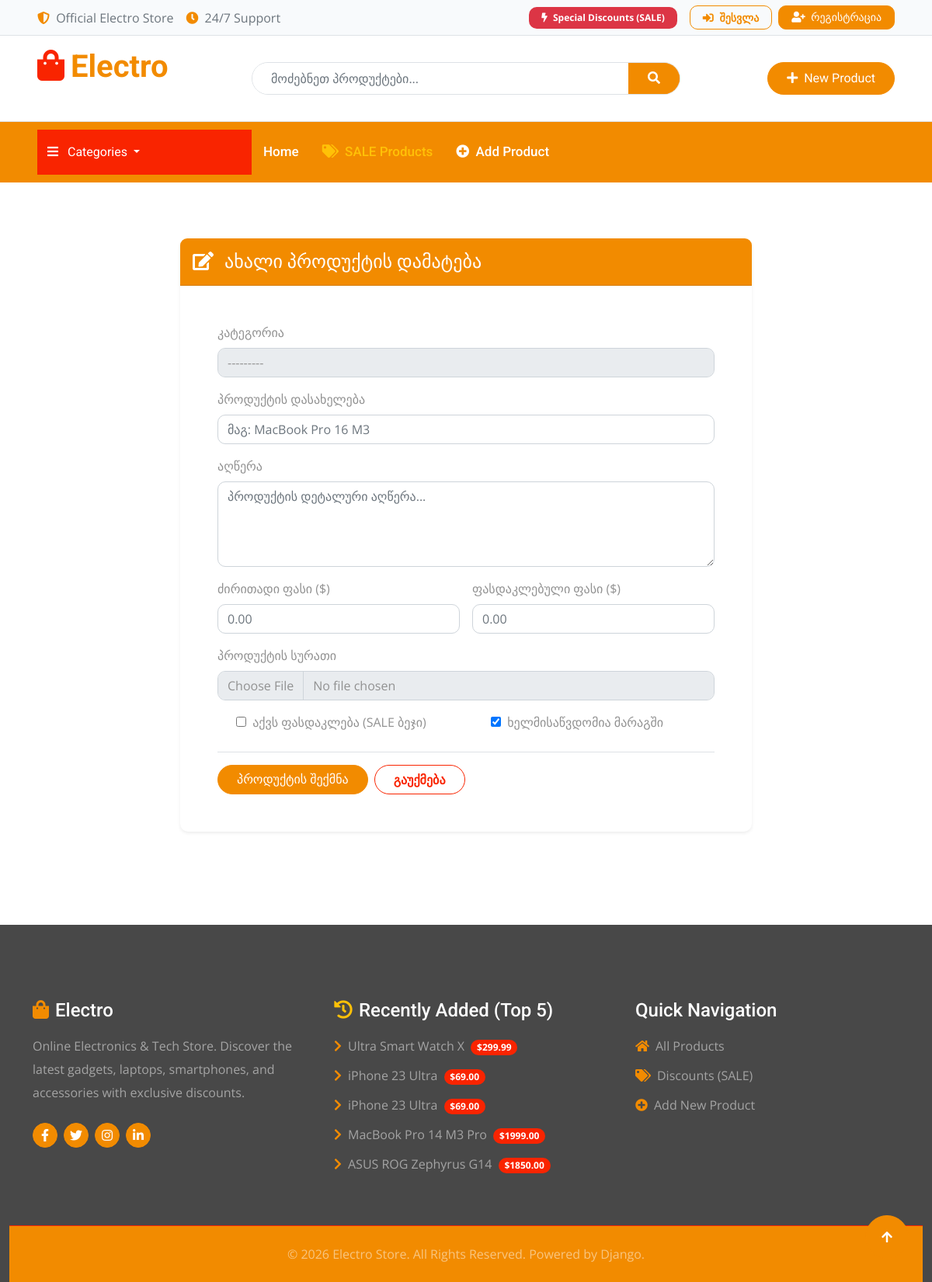
Screenshot of /product/new/ with the database file from the repository.
### store/models.py (models this page shows, shortened)
class Product(models.Model):
    category = models.ForeignKey(
        Category,
        on_delete=models.CASCADE,
        related_name="products",
        verbose_name="კატეგორია"
    )
    name = models.CharField(max_length=150, verbose_name="პროდუქტის დასახელება")
    slug = models.SlugField(max_length=200, unique=True, blank=True, null=True, verbose_name="Slug")
    description = models.TextField(blank=True, verbose_name="აღწერა")
    price = models.DecimalField(max_digits=10, decimal_places=2, verbose_name="ფასი")
    has_discount = models.BooleanField(default=False, verbose_name="აქვს ფასდაკლება (SALE)")
    discount_price = models.DecimalField(max_digits=10, decimal_places=2, null=True, blank=True, verbose_name="ფასდაკლებული ფასი")
    is_available = models.BooleanField(default=True, verbose_name="ხელმისაწვდომია")
    image = models.ImageField(upload_to="products/", blank=True, null=True, verbose_name="სურათი")
    created_at = models.DateTimeField(auto_now_add=True, verbose_name="დამატების თარიღი")
    class Meta:
        ordering = ["price"]

### store/views.py (the view, shortened to what this page needs)
# urls.py: path("product/new/", views.ProductCreateView.as_view(), name="product_create"),
class ProductCreateView(CreateView):
    model = Product
    form_class = ProductForm
    template_name = "store/product_form.html"
    def get_context_data(self, **kwargs):
        context = super().get_context_data(**kwargs)
        context["categories"] = get_non_empty_categories()
        context["title"] = "ახალი პროდუქტის დამატება"
        context["button_text"] = "პროდუქტის შექმნა"
        return context

### store/forms.py
class ProductForm(forms.ModelForm):
    class Meta:
        model = Product
        fields = [
            "category",
            "name",
            "description",
            "price",
            "has_discount",
            "discount_price",
            "is_available",
            "image",
        ]
        widgets = {
            "category": forms.Select(attrs={"class": "form-control"}),
            "name": forms.TextInput(attrs={"class": "form-control", "placeholder": "მაგ: MacBook Pro 16 M3"}),
            "description": forms.Textarea(attrs={"class": "form-control", "rows": 4, "placeholder": "პროდუქტის დეტალური აღწერა..."}),
            "price": forms.NumberInput(attrs={"class": "form-control", "step": "0.01", "placeholder": "0.00"}),
            "has_discount": forms.CheckboxInput(attrs={"class": "form-checkbox"}),
            "discount_price": forms.NumberInput(attrs={"class": "form-control", "step": "0.01", "placeholder": "0.00"}),
            "is_available": forms.CheckboxInput(attrs={"class": "form-checkbox"}),
            "image": forms.FileInput(attrs={"class": "form-control"}),
        }

### store/context_processors.py (called while the page is built)
def latest_products_processor(request):
    return {
        "latest_products": Product.objects.filter(is_available=True).order_by("-created_at")[:5]
    }

### store/models.py (called while the page is built)
    def __str__(self):
        return self.name

### store/views.py (called while the page is built)
def get_non_empty_categories():
    return Category.objects.annotate(product_count=Count("products")).filter(product_count__gt=0)

### templates/store/product_form.html (shortened to what this page needs)
{% extends 'base.html' %}
{% block content %}
<div class="row justify-content-center">
    <div class="col-lg-8 col-md-10">
        <div class="card border-0 shadow-sm rounded-3">
            <div class="card-header bg-primary text-white py-3 rounded-top-3">
                <h4 class="mb-0 text-white font-weight-bold"><i class="fas fa-edit me-2"></i> {{ title }}</h4>
            </div>
            <div class="card-body p-4 p-md-5">
                <form method="POST" enctype="multipart/form-data" novalidate>
                    <div class="mb-3">
                        <label for="{{ form.category.id_for_label }}" class="form-label font-weight-bold">კატეგორია</label>
                        {{ form.category }}
                    </div>
                    <div class="mb-3">
                        <label for="{{ form.name.id_for_label }}" class="form-label font-weight-bold">პროდუქტის დასახელება</label>
                        {{ form.name }}
                    </div>
                    <div class="mb-3">
                        <label for="{{ form.description.id_for_label }}" class="form-label font-weight-bold">აღწერა</label>
                        {{ form.description }}
                    </div>
                    <div class="row g-3 mb-3">
                        <div class="col-md-6">
                            <label for="{{ form.price.id_for_label }}" class="form-label font-weight-bold">ძირითადი ფასი ($)</label>
                            {{ form.price }}
                        </div>
                        <div class="col-md-6">
                            <label for="{{ form.discount_price.id_for_label }}" class="form-label font-weight-bold">ფასდაკლებული ფასი ($)</label>
                            {{ form.discount_price }}
                        </div>
                    </div>
                    <div class="mb-3">
                        <label for="{{ form.image.id_for_label }}" class="form-label font-weight-bold">პროდუქტის სურათი</label>
                        {{ form.image }}
                    </div>
                    <div class="row g-3 mb-4">
                        <div class="col-md-6">
                            <div class="form-check">
                                {{ form.has_discount }}
                                <label class="form-check-label ms-1" for="{{ form.has_discount.id_for_label }}">
                                    აქვს ფასდაკლება (SALE ბეჯი)
                                </label>
                            </div>
                        </div>
                        <div class="col-md-6">
                            <div class="form-check">
                                {{ form.is_available }}
                                <label class="form-check-label ms-1" for="{{ form.is_available.id_for_label }}">
                                    ხელმისაწვდომია მარაგში
                                </label>
                            </div>
                        </div>
                    </div>
                    <div class="d-flex gap-2 pt-3 border-top">
                        <button type="submit" class="btn btn-primary px-4 rounded-pill font-weight-bold">{{ button_text }}</button>
                        {% if product %}
                        <a href="{% url 'product_detail' product.pk %}" class="btn btn-outline-secondary px-4 rounded-pill">გაუქმება</a>
                        {% else %}
                        <a href="{% url 'home' %}" class="btn btn-outline-secondary px-4 rounded-pill">გაუქმება</a>
                        {% endif %}
                    </div>
                </form>
            </div>
        </div>
    </div>
</div>
{% endblock %}

### templates/includes/footer.html
<div class="container-fluid bg-dark text-white-50 footer pt-5 mt-5">
    <div class="container py-5">
        <div class="row g-5">
            <div class="col-lg-4 col-md-6">
                <div class="footer-item">
                    <h4 class="text-white mb-3"><i class="fas fa-shopping-bag text-primary me-2"></i>Electro</h4>
                    <p class="mb-4">Online Electronics & Tech Store. Discover the latest gadgets, laptops, smartphones, and accessories with exclusive discounts.</p>
                    <div class="d-flex align-items-center">
                        <a class="btn btn-primary btn-square me-2" href="#"><i class="fab fa-facebook-f"></i></a>
                        <a class="btn btn-primary btn-square me-2" href="#"><i class="fab fa-twitter"></i></a>
                        <a class="btn btn-primary btn-square me-2" href="#"><i class="fab fa-instagram"></i></a>
                        <a class="btn btn-primary btn-square" href="#"><i class="fab fa-linkedin-in"></i></a>
                    </div>
                </div>
            </div>
            <div class="col-lg-4 col-md-6">
                <div class="footer-item">
                    <h4 class="text-white mb-3"><i class="fas fa-history text-warning me-2"></i>Recently Added (Top 5)</h4>
                    <ul class="list-unstyled">
                        {% for item in latest_products %}
                        <li class="mb-2">
                            <a href="{% url 'product_detail' item.pk %}" class="text-white-50 text-decoration-none">
                                <i class="fas fa-chevron-right text-primary me-2"></i>{{ item.name }}
                                <span class="badge bg-secondary ms-1">${{ item.price }}</span>
                            </a>
                        </li>
                        {% empty %}
                        <li class="text-white-50">No products available.</li>
                        {% endfor %}
                    </ul>
                </div>
            </div>
            <div class="col-lg-4 col-md-6">
                <div class="footer-item">
                    <h4 class="text-white mb-3">Quick Navigation</h4>
                    <ul class="list-unstyled">
                        <li class="mb-2"><a href="{% url 'home' %}" class="text-white-50 text-decoration-none"><i class="fas fa-home text-primary me-2"></i>All Products</a></li>
                        <li class="mb-2"><a href="{% url 'sales' %}" class="text-white-50 text-decoration-none"><i class="fas fa-tags text-primary me-2"></i>Discounts (SALE)</a></li>
                        <li class="mb-2"><a href="{% url 'product_create' %}" class="text-white-50 text-decoration-none"><i class="fas fa-plus-circle text-primary me-2"></i>Add New Product</a></li>
                    </ul>
                </div>
            </div>
        </div>
    </div>
    <div class="container-fluid copyright bg-darker py-4 border-top border-secondary">
        <div class="container text-center">
            <p class="mb-0 text-white-50">&copy; {% now "Y" %} Electro Store. All Rights Reserved. Powered by Django.</p>
        </div>
    </div>
</div>

### static/css/style.css (style rules this page uses)
.btn { font-weight: 600; transition: .5s; }
.btn-square { width: 32px; height: 32px; }
.btn-square, .btn-sm-square, .btn-md-square, .btn-lg-square { padding: 0; display: flex; align-items: center; justify-content: center; font-weight: normal; border-radius: 50%; }
.btn.btn-primary { background: var(--bs-primary) !important; color: var(--bs-white) !important; font-family: 'Roboto', sans-serif; font-weight: 400; transition: 0.5s; }
.footer { background: var(--bs-dark); }
.footer .footer-item a { line-height: 30px; color: var(--bs-body); transition: 0.5s; }
.footer .footer-item p { line-height: 30px; }
.copyright { border-top: 1px solid rgba(255, 255, 255, 0.08); background: var(--bs-primary) !important; }

### rows the page displays
Product: name "Ultra Smart Watch X", price "299.99"
Product: name "iPhone 23 Ultra", price "69.00"
Product: name "iPhone 23 Ultra", price "69.00"
Product: name "MacBook Pro 14 M3 Pro", price "1999.00"
Product: name "ASUS ROG Zephyrus G14", price "1850.00"

### other values shown
{{ title }} "ახალი პროდუქტის დამატება"
{{ button_text }} "პროდუქტის შექმნა"
